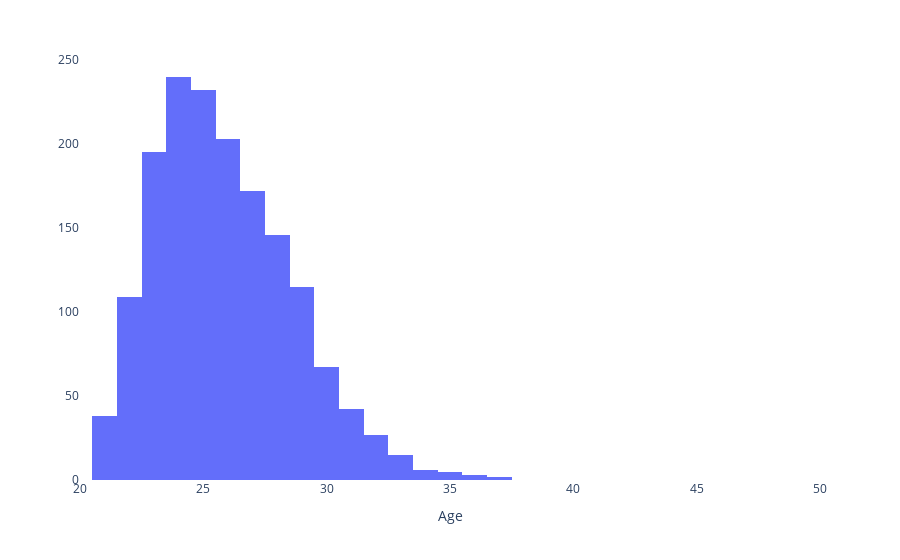

Notebook code for this chart:
### Code cell
rb_fig = px.histogram(rbs, x = 'Age')
rb_fig.update_yaxes(range = [0,250])
rb_fig.update_xaxes(range = [20, 50])
rb_fig.update_layout({'plot_bgcolor': 'rgba(0, 0, 0, 0)'}, yaxis_title = '')
qb_fig.update_layout(title_text = 'Number of RBs with 500+ Yard Rushing Seasons', title_x = 0.5, font = dict(size = 18))
rb_fig.show()

### Figure 1 — Plotly figure (JSON) as saved in the notebook; plotly's stock layout.template omitted (floating-point values rounded to 4 significant figures; data arrays with more than 128 entries replaced by an {"elided": "..."} marker saying what was removed)
{"data": [{"alignmentgroup": "True", "bingroup": "x", "hovertemplate": "Age=%{x}<br>count=%{y}<extra></extra>", "legendgroup": "", "marker": {"color": "#636efa", "pattern": {"shape": ""}}, "name": "", "offsetgroup": "", "orientation": "v", "showlegend": false, "type": "histogram", "x": {"elided": "1617 int values"}, "xaxis": "x", "yaxis": "y"}], "layout": {"barmode": "relative", "legend": {"tracegroupgap": 0}, "margin": {"t": 60}, "plot_bgcolor": "rgba(0, 0, 0, 0)", "xaxis": {"anchor": "y", "domain": [0, 1], "range": [20, 50], "title": {"text": "Age"}}, "yaxis": {"anchor": "x", "domain": [0, 1], "range": [0, 250], "title": {"text": ""}}}}
